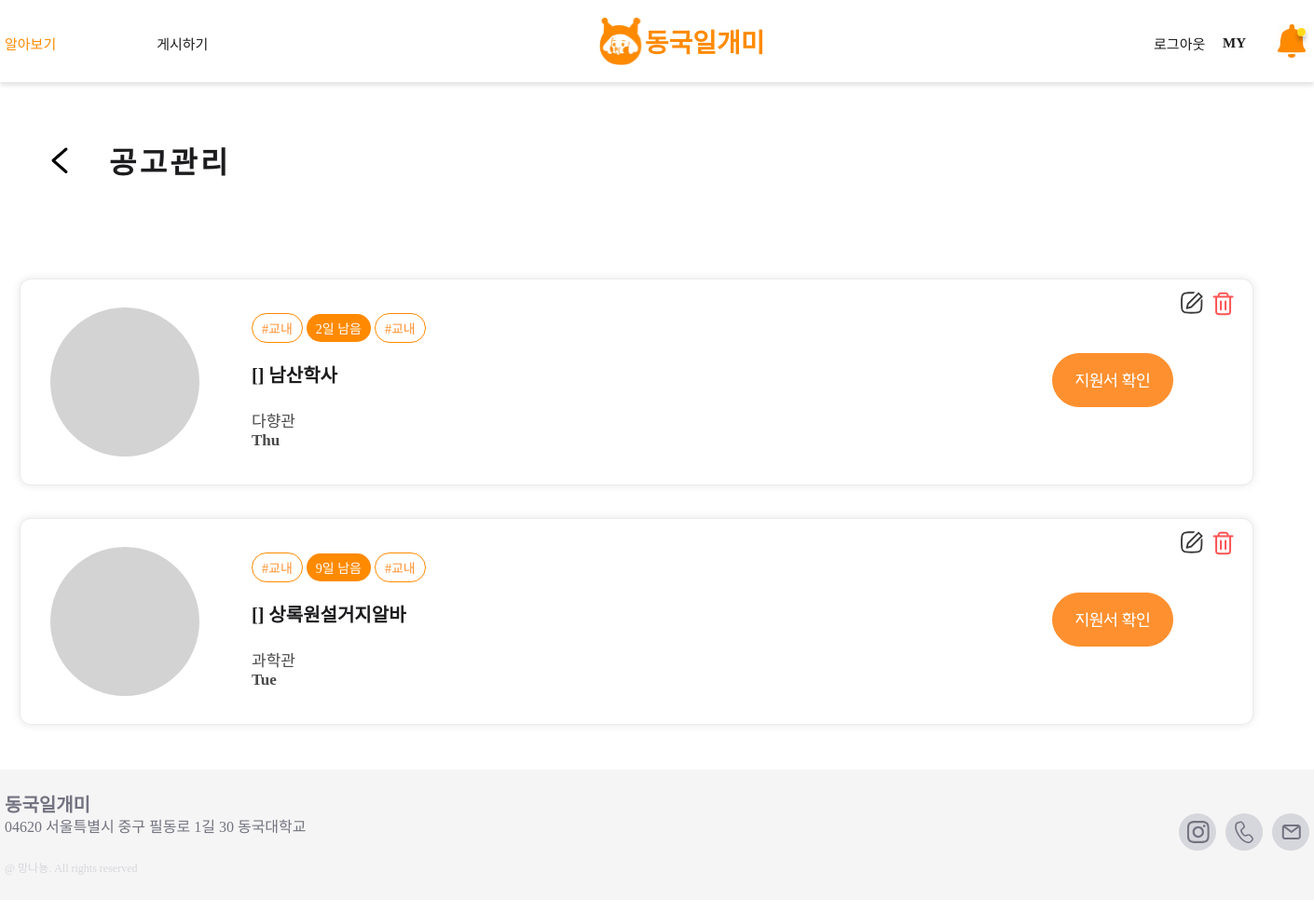
The app's page /users/staff-mypost/ (signed in), older data.
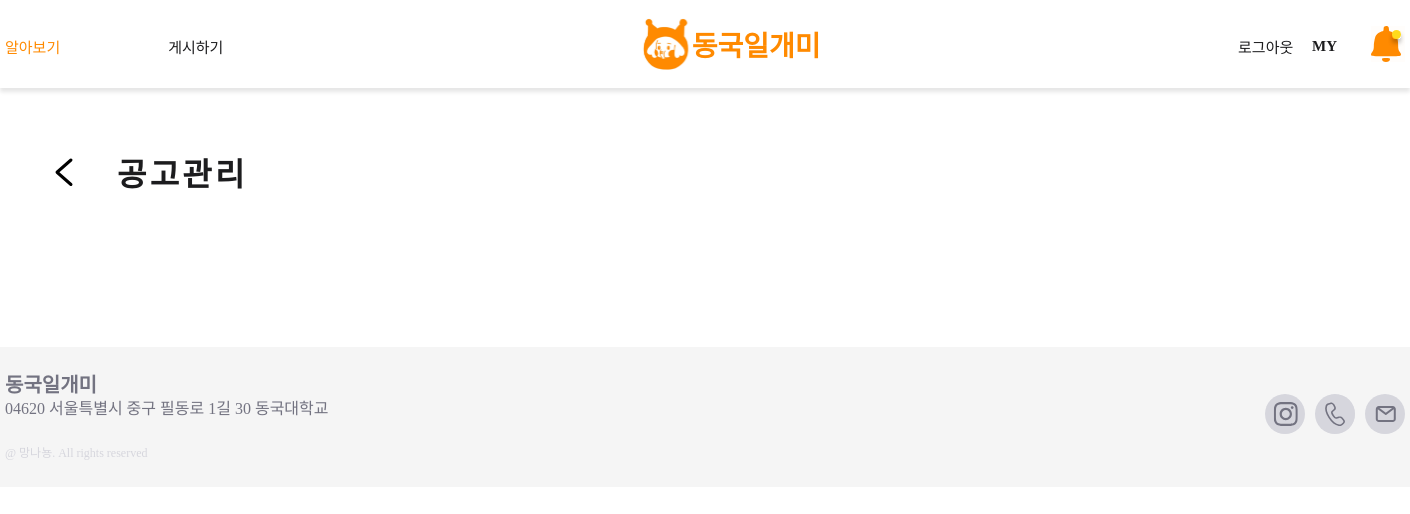
The same page, newer data.
### main/models.py (models this page shows, shortened)
class Post(models.Model):
    writer = models.ForeignKey(User, null=False, blank=False, on_delete=models.CASCADE)
    title = models.CharField(max_length=50)
    building = models.ImageField(upload_to="post/", blank=True, null=True)
    organization = models.CharField(max_length=50, null=True)
    department = models.CharField(max_length=50, null=True)
    is_income_bracket = models.PositiveIntegerField(null=False, default=0) #boolean
    start_date = models.DateField(null=True)
    end_date = models.DateField(null=True)
    deadline = models.DateField(null=True)
    day_left = models.IntegerField(null=True)#남은날짜
    place = models.CharField(max_length=50, blank=False)
    time = models.TextField(max_length=50, null=False)
    recruitment = models.PositiveIntegerField(null=True, default=0)
    wage = models.PositiveIntegerField(null=True, default=0)
    body = models.TextField()
    file = models.ImageField(upload_to="post/", blank=True, null=True)
    pub_date = models.DateTimeField()
    scrap = models.ManyToManyField(User, related_name='scraped', blank=True, default=None)
    scrap_count = models.PositiveIntegerField(default=0)
    inquiry = models.PositiveIntegerField(default=0)
    applicated_count = models.PositiveIntegerField(default=0)

### users/views.py (the view)
# urls.py: path('staff-mypost/', staff_mypost, name="staff-mypost"),
def staff_mypost(request):
    posts = Post.objects.filter(writer=request.user.id)
    return render(request, 'users/staff_mypost.html', {'posts':posts})

### users/templates/users/staff_mypost.html (shortened to what this page needs)
{% extends 'base.html' %}
{% load static %}
{% block content %}
<link
    rel="stylesheet"
    type="text/css"
    href="{% static 'css/users/staff_mypost.css'%}"
/>
<div class="content" id="header">
    <a href="">
        <img src="{% static 'images/icons/vector.svg' %}" id="vector">
    </a>
    <span class="Capital Caption" style="margin-bottom:0.5em;">공고관리</span>
</div>
<div class="content" id="main2">
    {% if posts %}
        {% for post in posts %}
        <div class="card">
            <div class="more_function">
                <a href="">
                    <img src="{% static 'images/icons/fix.svg' %}">
                </a>
                <button type="button" name="trash" onclick="delete_Card(this)">
                    <img src="{% static 'images/icons/trash.svg' %}">
                </button>
            </div>
            <span class="photo">
                <span class="architecture"></span>
            </span>
            <span class="detail">
                <div class="information">
                    <span class="info classification small orange">
                        #{{post.department}}
                    </span>
                    <span class="info date small white">
                        {% if post.day_left >= 0 %}
                            {{ post.day_left }}일 남음
                        {% else %}
                            지원 마감
                        {% endif %}
                    </span>
                    <span class="info classification small orange">
                        #{{post.department}}
                    </span>
                </div>
                <a class="title Caption big" href="{% url 'main:post-detail' post.id %}">
                    [{{post.organization}}] {{post.title}}
                </a>
                <div class="Caption light up">
                    <div>{{post.place}}</div>
                    <div>{{post.time}}</div>
                </div>
            </span>
            <a href="" class="more_info">
                <img src="{% static 'images/icons/check_application.svg' %}"/>
            </a>
        </div>
        {% endfor %}
    {% endif %}
</div>
{% endblock %}

Row changes from the older to the newer data that the page shows:
removed Post: department "교내", day_left "2", title "남산학사", place "다향관", time "Thu"
removed Post: department "교내", day_left "9", title "상록원설거지알바", place "과학관", time "Tue"
